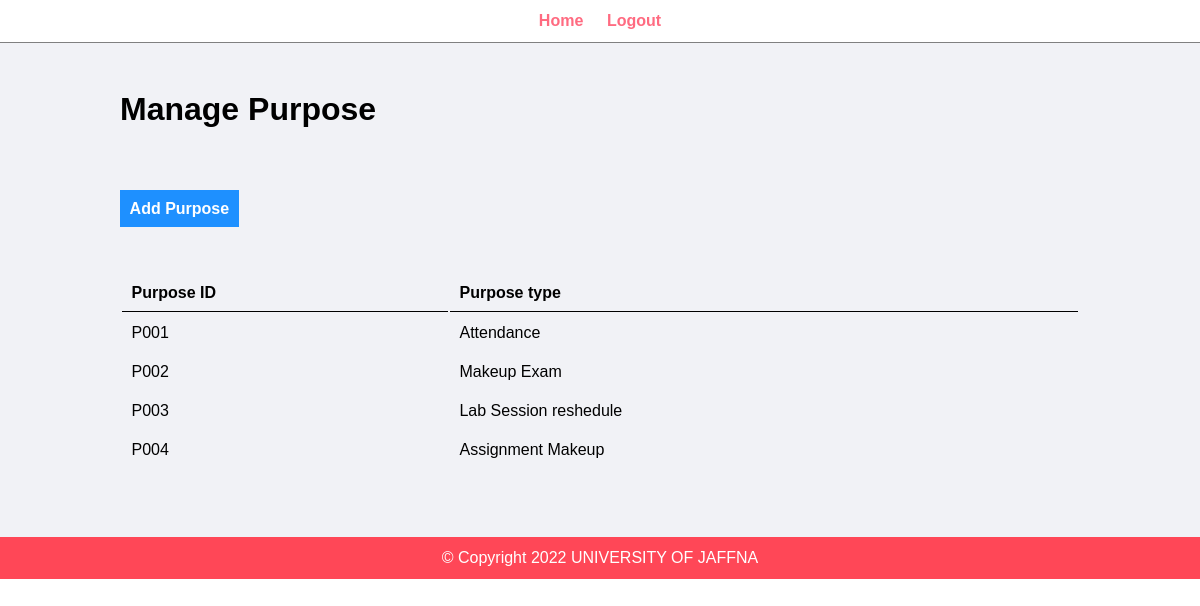
/admin/manage-purpose.php (signed in), run on the app's committed database.
### tables this page shows
CREATE TABLE `purpose` (
  `PID` varchar(50) NOT NULL,
  `PurposeType` varchar(100) NOT NULL
);

### admin/manage-purpose.php (the view, shortened to what this page needs)
<?php include('partials/menu.php'); ?>
<div class="main-content">
    <div class="wrapper">
    <h1>Manage Purpose</h1>
    <br  />
             <br><br><br>
    <a href="add-purpose.php" class="btn-primary">Add Purpose</a>
    <br  />
<table class="tbl-full">
    <tr>
            <th>Purpose ID</th>
            <th>Purpose type</th>
        <br  />
</tr>
<br  /><br  />
<?php
    $sql ="SELECT * FROM purpose";
    $res=mysqli_query($conn,$sql);
    if($res==TRUE){
        $count =mysqli_num_rows($res);
        if($count>0)
        {
            while($rows=mysqli_fetch_assoc($res))
            {
                $code = $rows['PID'];
                $name = $rows['PurposeType'];
                ?>
                <tr>
                    <td><?php echo $code; ?> </td>
                    <td><?php echo $name; ?></td>
            </tr>
                <?php
            }
        }
        else{
        }
    }
?>
</table>
<br  />
</div>
</div>
<?php include('partials/footer.php'); ?>

### admin/admin.css (style rules this page uses)
* { margin: 0; padding: 0; font-family: Arial, Helvetica, sans-serif; }
.wrapper { padding: 1%; width: 80%; margin: 0 auto; }
.tbl-full { width: 100%; }
table tr th { border-bottom: 1px solid black; padding: 1%; text-align: left; }
table tr td { padding: 1%; }
.btn-primary { background-color: #1e90ff; padding: 1%; color: white; text-decoration: none; font-weight: bold; }
.main-content { background-color: #f1f2f6; padding: 3% 0; }

### data on the page
purpose: PID "P001", PurposeType "Attendance"
purpose: PID "P002", PurposeType "Makeup Exam"
purpose: PID "P003", PurposeType "Lab Session reshedule"
purpose: PID "P004", PurposeType "Assignment Makeup"
